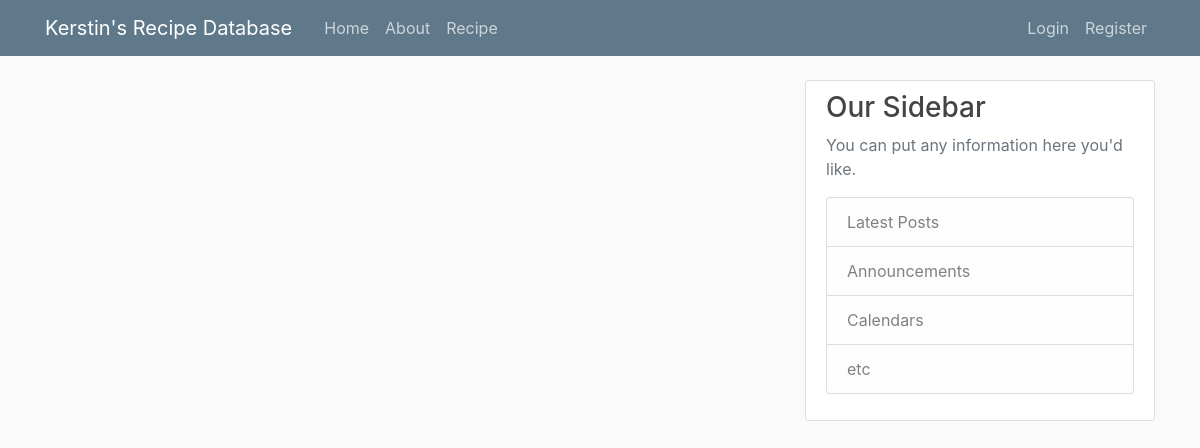
/recipe, run on an earlier commit of the app's database.
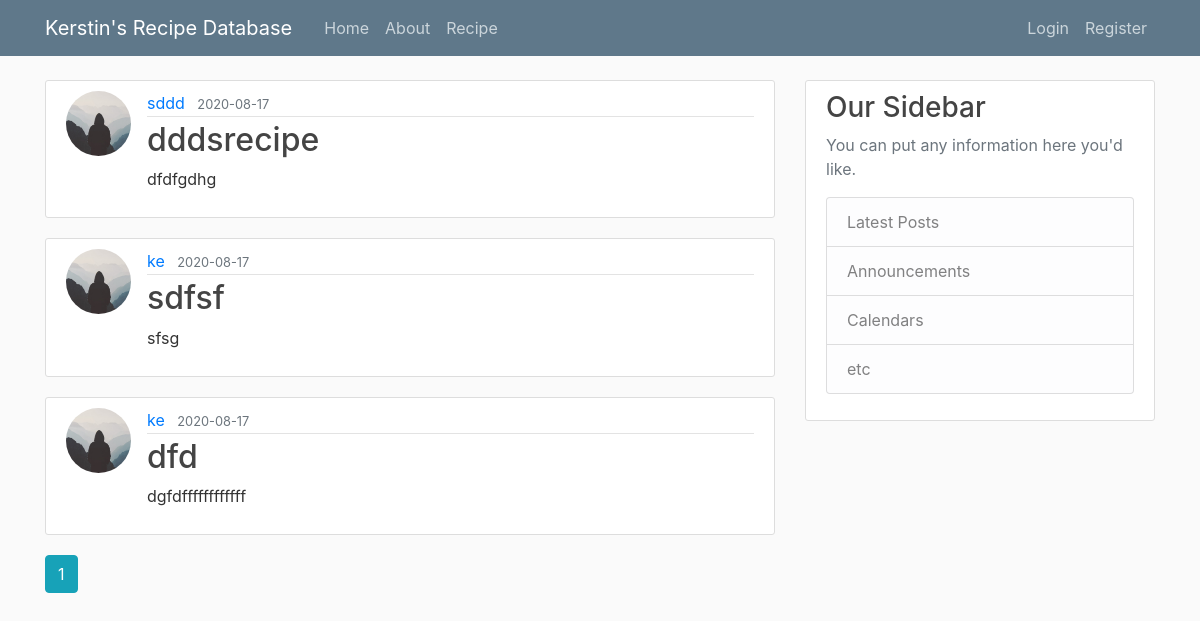
And on a later commit of the database.
### flaskblog/models.py (models this page shows, shortened)
class Recipe(db.Model):
    id = db.Column(db.Integer,primary_key=True)
    title = db.Column(db.String(100),nullable=False)
    date_posted = db.Column(db.DateTime,nullable=False,default = datetime.utcnow)
    content = db.Column(db.Text,nullable=False)
    recipe_id = db.Column(db.Integer,db.ForeignKey('user.id'),nullable=False)

class User(db.Model,UserMixin):
    id = db.Column(db.Integer,primary_key=True)
    username = db.Column(db.String(20),unique=True,nullable=False)
    email = db.Column(db.String(120),unique=True,nullable=False)
    image_file = db.Column(db.String(20),unique=False,nullable=False,default='default.jpg')
    password = db.Column(db.String(20),nullable=False)
    post = db.relationship('Post',backref='author',lazy=True)
    recipe = db.relationship('Recipe',backref='author',lazy=True)

### flaskblog/main/routes.py (the view)
@main.route("/recipe")
def home_recipe():
    page = request.args.get('page',1,type=int)
    recipes = Recipe.query.order_by(Recipe.date_posted.desc()).paginate(page=page,per_page=5)
    return render_template('home_recipe.html',recipes=recipes)

### flaskblog/templates/home_recipe.html
{%extends"layout.html"%}
{%block content%}
    {% for recipe in recipes.items %}
        <article class="media content-section">
            <img class="rounded-circle article-img" src={{url_for('static',filename='profile_pics/' + recipe.author.image_file)}}>
            <div class="media-body">
                <div class="article-metadata">
                    <a class="mr-2" href="{{url_for('users.user_content',username=recipe.author.username)}}">{{recipe.author.username}}</a>
                    <small class="text-muted">{{recipe.date_posted.strftime('%Y-%m-%d')}}</small>
                </div>
                <div>
                <h2> <a class="article-title" href="{{url_for('recipes.recipe',recipe_id=recipe.id)}}">{{recipe.title}}</a></h2>
                <p class="article-content">{{recipe.content}}</p>
                </div>
            </div>
        </article>
    {%endfor%}
    {% for page_num in recipes.iter_pages(left_edge=1,right_edge=1,left_current=1,right_current=2) %}
        {%if page_num%}
            {%if recipes.page == page_num %}
                <a class="btn btn-info mb-4" href="{{url_for('main.home_recipe',page=page_num)}}">{{page_num}}</a>
            {%else%}
                <a class="btn btn-outline-info mb-4" href="{{url_for('main.home_recipe',page=page_num)}}">{{page_num}}</a>
            {%endif%}
        {%else%}
        ...
        {%endif%}
    {%endfor%}
{%endblock content%}

What changed in the data, as far as the page shows it:
added Recipe: image_file (placeholder picture), author.username "sddd", date_posted "2020-08-17", title "dddsrecipe", content "dfdfgdhg"
added Recipe: image_file (placeholder picture), author.username "ke", date_posted "2020-08-17", title "sdfsf", content "sfsg"
added Recipe: image_file (placeholder picture), author.username "ke", date_posted "2020-08-17", title "dfd", content "dgfdffffffffffff"
Also different on the page:
new list line: "1"
